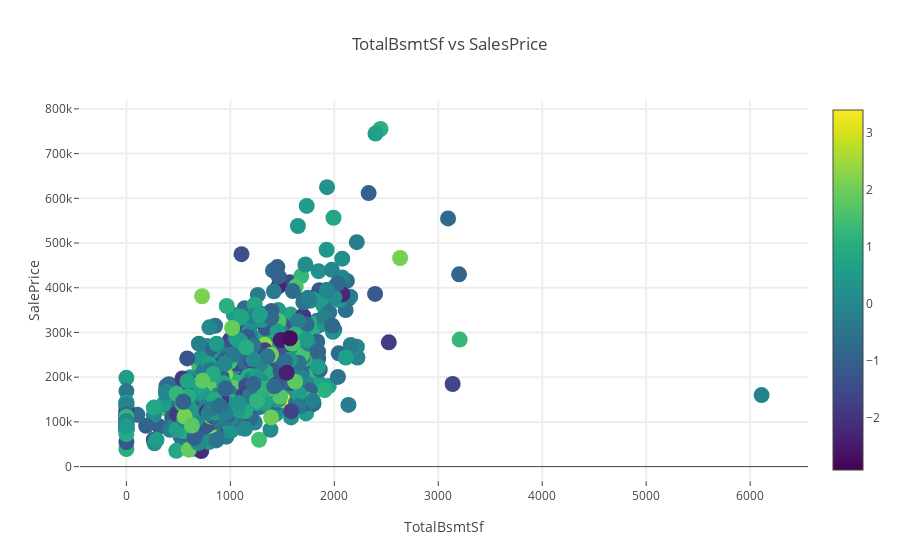

Notebook code cell kept with this figure:
### Code cell
##plotly for Total BsmtSF

import plotly.graph_objs as go
import plotly.plotly as py
from plotly import __version__
from plotly.offline import download_plotlyjs, init_notebook_mode, plot, iplot
init_notebook_mode(connected=True)

xaxis=x['TotalBsmtSF']
yaxis=x['SalePrice']
trace1 = go.Scatter(
    y =yaxis,
    x=xaxis,
    mode='markers',
    marker=dict(
        size='16',
        color = np.random.randn(2000), #set color equal to a variable
        colorscale='Viridis',
        showscale=True
    )
)
data = [trace1]
layout= go.Layout(
    title= 'TotalBsmtSf vs SalesPrice',
    hovermode= 'closest',
    xaxis= dict(
        title= 'TotalBsmtSf',
        ticklen= 5,
        zeroline= False,
        gridwidth= 2,
    ),
    yaxis=dict(
        title= 'SalePrice',
        ticklen= 5,
        gridwidth= 2,
    ),
    showlegend= False
)
fig= go.Figure(data=data, layout=layout)
iplot(fig)

#fig= go.Figure(data=[trace1], layout=layout)
#iplot(data)

### Figure 1 — Plotly figure (JSON) as saved in the notebook; plotly's stock layout.template omitted (floating-point values rounded to 4 significant figures; data arrays with more than 128 entries replaced by an {"elided": "..."} marker saying what was removed)
{"data": [{"marker": {"color": {"elided": "2000 float values"}, "colorscale": "Viridis", "showscale": true, "size": "16"}, "mode": "markers", "type": "scatter", "x": {"elided": "1460 int values"}, "y": {"elided": "1460 int values"}}], "layout": {"hovermode": "closest", "showlegend": false, "title": "TotalBsmtSf vs SalesPrice", "xaxis": {"gridwidth": 2, "ticklen": 5, "title": "TotalBsmtSf", "zeroline": false}, "yaxis": {"gridwidth": 2, "ticklen": 5, "title": "SalePrice"}}}
